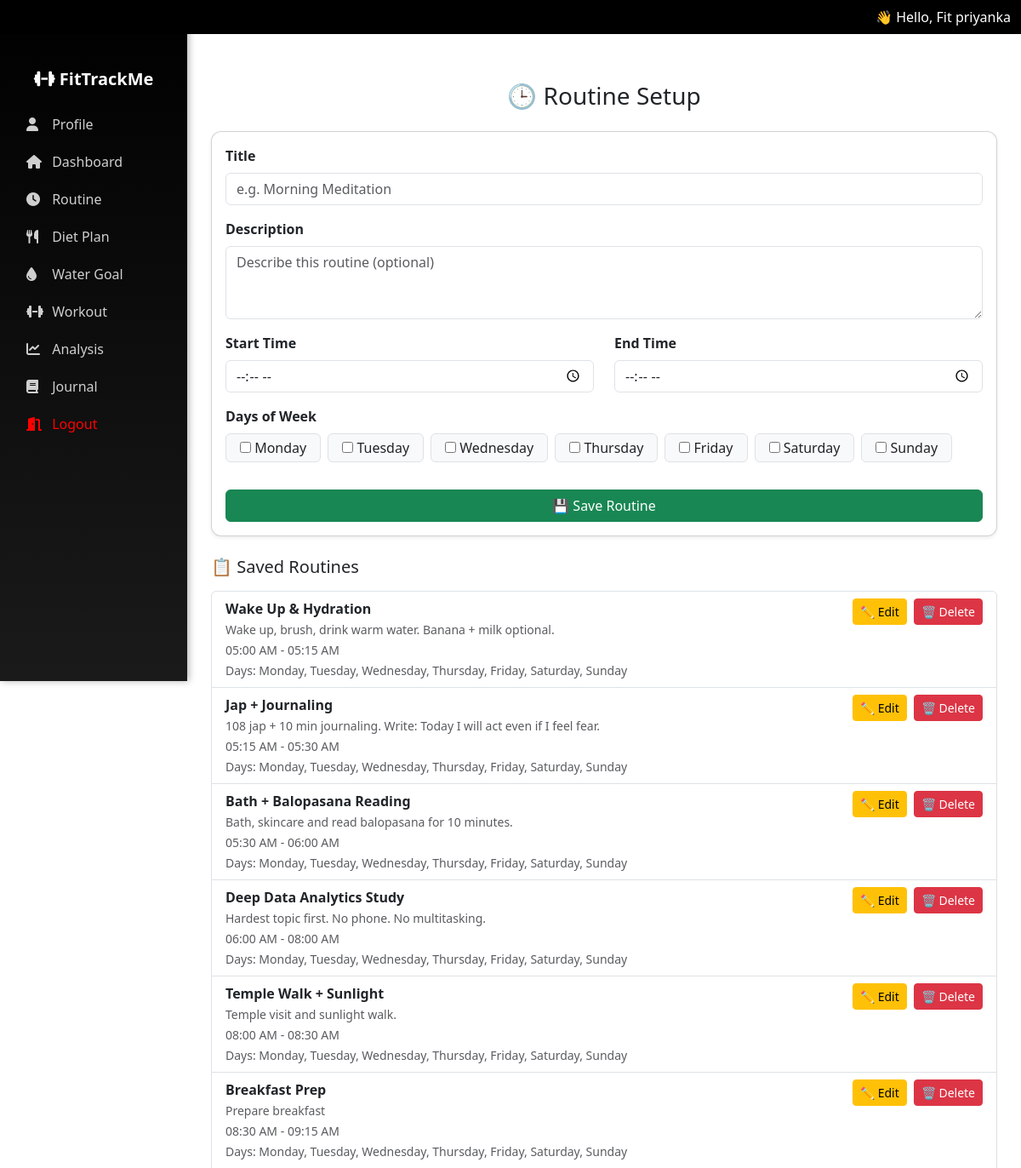
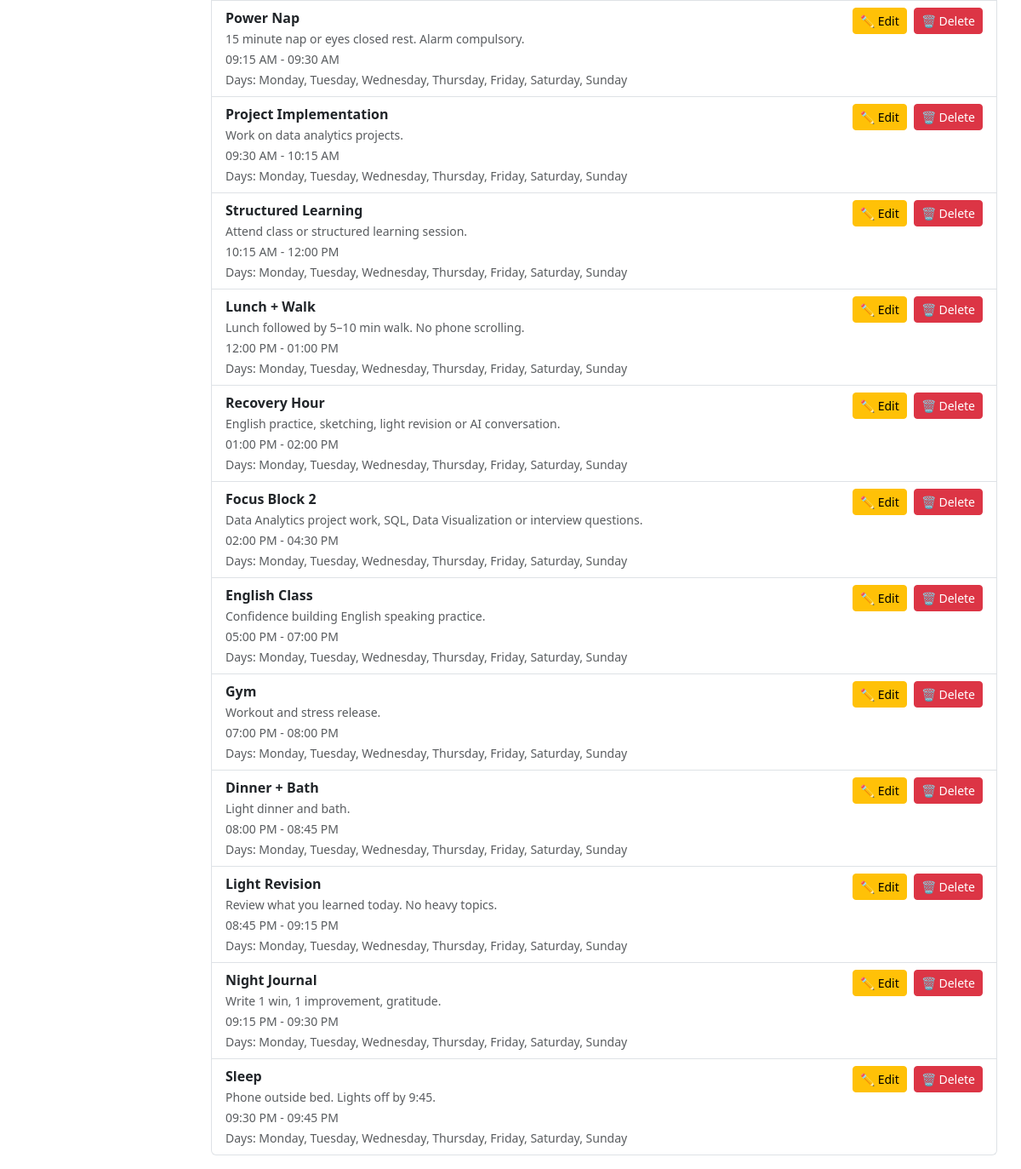
Page /fit/routine-setup/ (signed in) on the committed database (2 pictures, top to bottom).
### fit/models.py (models this page shows, shortened)
class UserProfile(models.Model):
    user = models.OneToOneField(User, on_delete=models.CASCADE)
    full_name = models.CharField(max_length=100, blank=True)
    birth_date = models.DateField(null=True, blank=True)  # ✅ NEW FIELD
    sex = models.CharField(max_length=10, choices=[('male', 'Male'), ('female', 'Female')], blank=True)
    height_cm = models.FloatField(null=True, blank=True)
    current_weight = models.FloatField(null=True, blank=True)

class DailyRoutine(models.Model):
    user = models.ForeignKey(User, on_delete=models.CASCADE)
    title = models.CharField(max_length=100)
    description = models.TextField(blank=True, null=True)
    start_time = models.TimeField()
    end_time = models.TimeField()
    days = models.JSONField(default=list)  # ["Monday", "Tuesday", ...]
    is_active = models.BooleanField(default=True)
    is_auto = models.BooleanField(default=False)

### fit/views.py (the view, shortened to what this page needs)
# urls.py: path('routine-setup/', views.routine_setup, name='routine_setup'),
@login_required
def routine_setup(request):
    weekdays = ["Monday", "Tuesday", "Wednesday", "Thursday", "Friday", "Saturday", "Sunday"]
    routines = DailyRoutine.objects.filter(user=request.user, is_auto=False).order_by("start_time")
    return render(request, "routine_setup.html", {
        "weekdays": weekdays,
        "routines": routines,
    })

### fit/context_processors.py (called while the page is built)
def user_profile(request):
    if request.user.is_authenticated:
        try:
            profile = UserProfile.objects.get(user=request.user)
            return {'user_full_name': profile.full_name}
        except UserProfile.DoesNotExist:
            return {'user_full_name': request.user.username}
    return {}

### fit/templatetags/custom_filters.py (called while the page is built)
@register.filter
def first_name(value):
    if not value:
        return ""
    parts = value.strip().split()
    if parts[0].lower().replace('.', '') in ['mr', 'mrs', 'ms', 'dr']:
        return parts[1] if len(parts) > 1 else parts[0]
    return parts[0]

### fit/templates/routine_setup.html (shortened to what this page needs)
{% extends "base.html" %}
{% block content %}
<div class="container mt-4">
  <h3 class="mb-4 text-center">🕒 Routine Setup</h3>
  <form method="POST" class="card p-3 mb-4 shadow-sm">
    <div class="mb-3">
      <label class="form-label fw-semibold">Title</label>
      <input type="text" name="title" class="form-control" placeholder="e.g. Morning Meditation" required>
    </div>
    <div class="mb-3">
      <label class="form-label fw-semibold">Description</label>
      <textarea name="description" class="form-control" rows="3"
        placeholder="Describe this routine (optional)"></textarea>
    </div>
    <div class="row mb-3">
      <div class="col-md-6 mb-3 mb-md-0">
        <label class="form-label fw-semibold">Start Time</label>
        <input type="time" name="start_time" class="form-control" required>
      </div>
      <div class="col-md-6">
        <label class="form-label fw-semibold">End Time</label>
        <input type="time" name="end_time" class="form-control" required>
      </div>
    </div>
    <div class="mb-3">
      <label class="form-label fw-semibold">Days of Week</label>
      <div class="d-flex flex-wrap gap-2">
        {% for day in weekdays %}
        <label class="form-check-label border rounded px-3 py-1 bg-light">
          <input type="checkbox" name="days" value="{{ day }}"> {{ day }}
        </label>
        {% endfor %}
      </div>
    </div>
    <button type="submit" class="btn btn-success w-100 mt-3">💾 Save Routine</button>
  </form>
  <h5 class="mt-4 mb-3">📋 Saved Routines</h5>
  {% if routines %}
  <ul class="list-group">
    {% for r in routines %}
    <li class="list-group-item d-flex justify-content-between align-items-start flex-wrap">
      <div class="flex-grow-1">
        <strong>{{ r.title }}</strong><br>
        {% if r.description %}
        <small class="text-muted">{{ r.description }}</small><br>
        {% endif %}
        <small class="text-muted">
          {{ r.start_time|time:"h:i A" }} - {{ r.end_time|time:"h:i A" }} <br>
          Days: {{ r.days|join:", " }}
        </small>
      </div>
      <div class="d-flex gap-2 mt-2 mt-md-0">
        <button type="button" class="btn btn-sm btn-warning edit-btn"
          data-id="{{ r.id }}"
          data-title="{{ r.title }}"
          data-description="{{ r.description|escape }}"
          data-start="{{ r.start_time|time:'H:i' }}"
          data-end="{{ r.end_time|time:'H:i' }}"
          data-days="{{ r.days|join:',' }}">
          ✏️ Edit
        </button>
        <form method="POST" action="{% url 'delete_routine' r.id %}"
          onsubmit="return confirm('Are you sure you want to delete this routine?');">
          <button type="submit" class="btn btn-sm btn-danger">🗑 Delete</button>
        </form>
      </div>
    </li>
    {% endfor %}
  </ul>
  {% else %}
  <p class="text-muted text-center">No routines added yet.</p>
  {% endif %}
</div>
{% endblock %}

### fit/templates/base.html (shortened to what this page needs)
{% load custom_filters %}
<!DOCTYPE html>
<html lang="en">
<head>
  <link href="https://cdn.jsdelivr.net/npm/bootstrap@5.3.0/dist/css/bootstrap.min.css" rel="stylesheet"/>
  <link rel="stylesheet" href="https://cdnjs.cloudflare.com/ajax/libs/font-awesome/6.4.0/css/all.min.css">
</head>
<body>
 {% if user.is_authenticated %}
<nav class="navbar navbar-expand-lg navbar-dark fixed-top" style="background-color: rgb(0 0 0) !important;">
  <div class="container-fluid">
    <div class="text-white ms-auto d-none d-lg-block">
    👋 Hello, Fit {{ user_full_name|first_name|default:request.user.username }}
    </div>
  </div>
</nav>
{% endif %}
{% if user.is_authenticated %}
<div class="sidebar collapse d-lg-block" id="sidebarMenu">
  <ul class="nav flex-column px-3">
    <li class="nav-item mb-3 text-center text-white fw-bold fs-5 mt-2">
      <i class="fa-solid fa-dumbbell"></i> FitTrackMe
    </li>
    <li class="nav-item"><a class="nav-link" href="{% url 'profile' %}"><i class="fa-solid fa-user"></i> Profile</a></li>
    <li class="nav-item"><a class="nav-link" href="{% url 'dashboard' %}"><i class="fa-solid fa-house"></i> Dashboard</a></li>
    <li class="nav-item"><a class="nav-link" href="{% url 'routine_setup' %}"><i class="fa-solid fa-clock"></i> Routine</a></li>
    <li class="nav-item"><a class="nav-link" href="{% url 'diet_setup' %}"><i class="fa-solid fa-utensils"></i> Diet Plan</a></li>
    <li class="nav-item"><a class="nav-link" href="{% url 'water_setup' %}"><i class="fa-solid fa-droplet"></i> Water Goal</a></li>
    <li class="nav-item"><a class="nav-link" href="{% url 'workout_setup' %}"><i class="fa-solid fa-dumbbell"></i> Workout</a></li>
    <li class="nav-item"><a class="nav-link" href="{% url 'analysis' %}"><i class="fa-solid fa-chart-line"></i> Analysis</a></li>
    <li class="nav-item"><a class="nav-link" href="{% url 'journal_view' %}"><i class="fa-solid fa-book"></i> Journal</a></li>
    <li class="nav-item">
      <form method="post" action="{% url 'logout' %}" style="margin: 0;">
        <button type="submit" class="nav-link logout-link w-100 text-start" style="color: red;">
          <i class="fa-solid fa-door-open" ></i> Logout
        </button>
      </form>
    </li>
  </ul>
</div>
{% endif %}
<div class="content">
  {% block content %}{% endblock %}
</div>
</body>
</html>

### fit/templates/base.html (style rules this page uses)
body { padding-top: 56px; }
.sidebar { height: 100vh; position: fixed; left: 0; top: 0; background: linear-gradient(180deg, #000000, #1a1a1a); width: 220px; padding-top: 70px; box-shadow: 2px 0 8px rgba(0, 0, 0, 0.3); }
.sidebar .nav-link { color: #cfcfcf; font-weight: 500; padding: 10px 15px; border-radius: 8px; transition: all 0.3s ease; }
.sidebar .nav-link i { margin-right: 8px; width: 18px; }
.content { margin-left: 220px; padding: 1rem; }

### fit/templates/routine_setup.html (style rules this page uses)
.card { border-radius: 12px; box-shadow: 0 2px 8px rgba(0, 0, 0, 0.08); }

### rows in the picture
UserProfile: full_name.username "priyanka"
DailyRoutine: title "Wake Up & Hydration", description "Wake up, brush, drink warm water. Banana + milk optional.", start_time "05:00 AM", end_time "05:15 AM", days "Monday, Tuesday, Wednesday, Thursday, Friday, Saturday, Sunday"
DailyRoutine: title "Jap + Journaling", description "108 jap + 10 min journaling. Write: Today I will act even if I feel fear.", start_time "05:15 AM", end_time "05:30 AM", days "Monday, Tuesday, Wednesday, Thursday, Friday, Saturday, Sunday"
DailyRoutine: title "Bath + Balopasana Reading", description "Bath, skincare and read balopasana for 10 minutes.", start_time "05:30 AM", end_time "06:00 AM", days "Monday, Tuesday, Wednesday, Thursday, Friday, Saturday, Sunday"
DailyRoutine: title "Deep Data Analytics Study", description "Hardest topic first. No phone. No multitasking.", start_time "06:00 AM", end_time "08:00 AM", days "Monday, Tuesday, Wednesday, Thursday, Friday, Saturday, Sunday"
DailyRoutine: title "Temple Walk + Sunlight", description "Temple visit and sunlight walk.", start_time "08:00 AM", end_time "08:30 AM", days "Monday, Tuesday, Wednesday, Thursday, Friday, Saturday, Sunday"
DailyRoutine: title "Breakfast Prep", description "Prepare breakfast", start_time "08:30 AM", end_time "09:15 AM", days "Monday, Tuesday, Wednesday, Thursday, Friday, Saturday, Sunday"
DailyRoutine: title "Power Nap", description "15 minute nap or eyes closed rest. Alarm compulsory.", start_time "09:15 AM", end_time "09:30 AM", days "Monday, Tuesday, Wednesday, Thursday, Friday, Saturday, Sunday"
DailyRoutine: title "Project Implementation", description "Work on data analytics projects.", start_time "09:30 AM", end_time "10:15 AM", days "Monday, Tuesday, Wednesday, Thursday, Friday, Saturday, Sunday"
DailyRoutine: title "Structured Learning", description "Attend class or structured learning session.", start_time "10:15 AM", end_time "12:00 PM", days "Monday, Tuesday, Wednesday, Thursday, Friday, Saturday, Sunday"
DailyRoutine: title "Lunch + Walk", description "Lunch followed by 5–10 min walk. No phone scrolling.", start_time "12:00 PM", end_time "01:00 PM", days "Monday, Tuesday, Wednesday, Thursday, Friday, Saturday, Sunday"
DailyRoutine: title "Recovery Hour", description "English practice, sketching, light revision or AI conversation.", start_time "01:00 PM", end_time "02:00 PM", days "Monday, Tuesday, Wednesday, Thursday, Friday, Saturday, Sunday"
DailyRoutine: title "Focus Block 2", description "Data Analytics project work, SQL, Data Visualization or interview questions.", start_time "02:00 PM", end_time "04:30 PM", days "Monday, Tuesday, Wednesday, Thursday, Friday, Saturday, Sunday"
DailyRoutine: title "English Class", description "Confidence building English speaking practice.", start_time "05:00 PM", end_time "07:00 PM", days "Monday, Tuesday, Wednesday, Thursday, Friday, Saturday, Sunday"
DailyRoutine: title "Gym", description "Workout and stress release.", start_time "07:00 PM", end_time "08:00 PM", days "Monday, Tuesday, Wednesday, Thursday, Friday, Saturday, Sunday"
DailyRoutine: title "Dinner + Bath", description "Light dinner and bath.", start_time "08:00 PM", end_time "08:45 PM", days "Monday, Tuesday, Wednesday, Thursday, Friday, Saturday, Sunday"
DailyRoutine: title "Light Revision", description "Review what you learned today. No heavy topics.", start_time "08:45 PM", end_time "09:15 PM", days "Monday, Tuesday, Wednesday, Thursday, Friday, Saturday, Sunday"
DailyRoutine: title "Night Journal", description "Write 1 win, 1 improvement, gratitude.", start_time "09:15 PM", end_time "09:30 PM", days "Monday, Tuesday, Wednesday, Thursday, Friday, Saturday, Sunday"
DailyRoutine: title "Sleep", description "Phone outside bed. Lights off by 9:45.", start_time "09:30 PM", end_time "09:45 PM", days "Monday, Tuesday, Wednesday, Thursday, Friday, Saturday, Sunday"

### other values in the picture
{{ day }} "Monday" "Tuesday" "Wednesday" "Thursday" "Friday" "Saturday" "Sunday"
